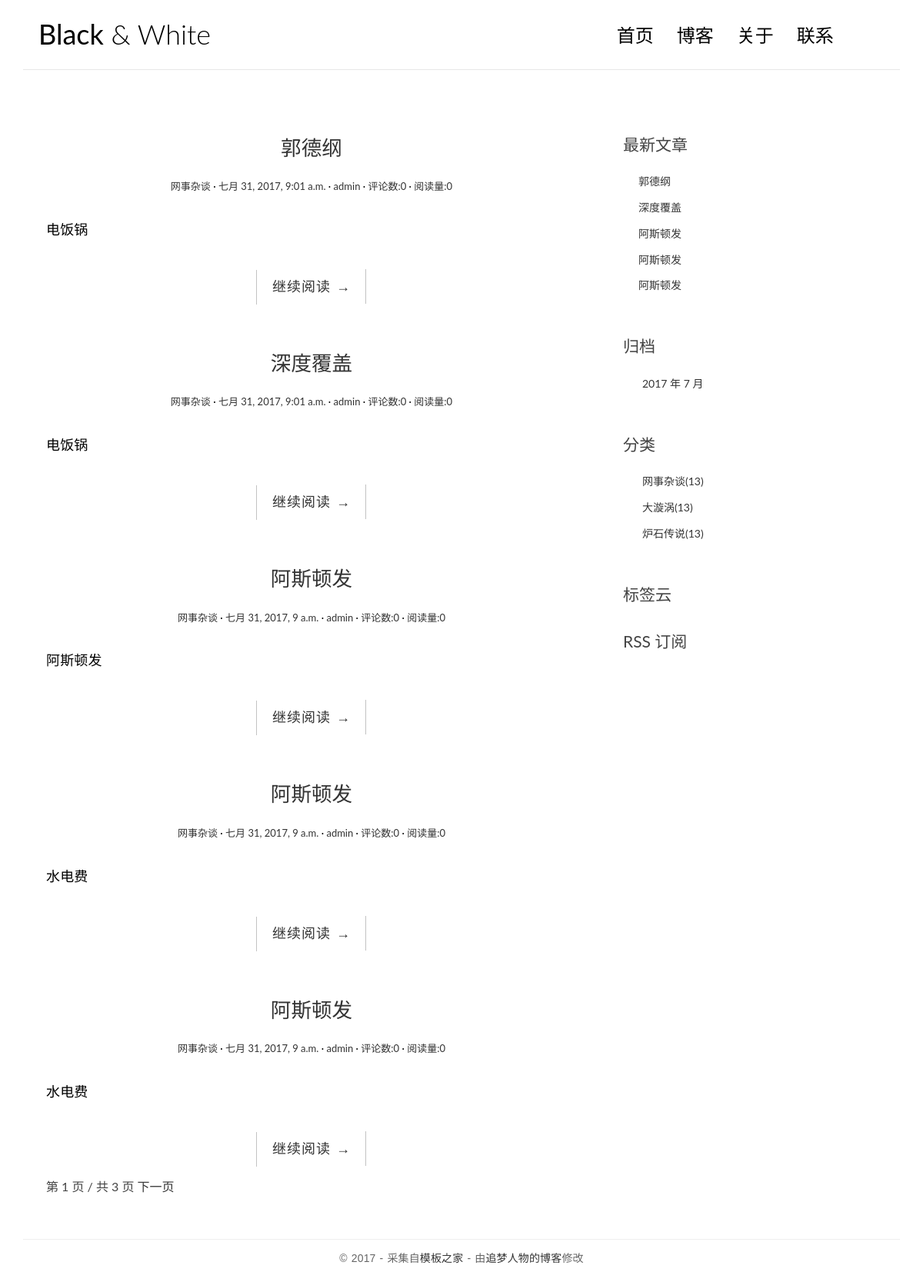
The page / on the database its author committed.
### blog/models.py (models this page shows, shortened)
class Post(models.Model):
    title = models.CharField(max_length=70)
    def get_absolute_url(self):
        return reverse('blog:detail', kwargs={'pk': self.pk})
    body = models.TextField()
    views = models.PositiveIntegerField(default=0)
    excerpt = models.CharField(max_length=200, blank=True)
    created_time = models.DateTimeField()
    modified_time = models.DateTimeField()
    category = models.ForeignKey(Category)
    tags = models.ManyToManyField(Tag, blank=True)
    author = models.ForeignKey(User)
    class Meta:
        ordering = ['-created_time']

class Category(models.Model):
    name = models.CharField(max_length=100)

### blog/views.py (the view)
# urls.py: url(r'^$', views.IndexView.as_view(), name='index'),
class IndexView(ListView):
    model = Post
    template_name = 'blog/index.html'
    context_object_name = 'post_list'
    paginate_by = 5

### blog/templatetags/blog_tags.py (called while the page is built)
@register.simple_tag              # 将函数注册为模板
def get_recent_posts(num=5):
    return Post.objects.all().order_by('-created_time')[:num]

@register.simple_tag
def archives():
    return Post.objects.dates('created_time', 'month', order='DESC')

@register.simple_tag
def get_categories():
    return Category.objects.all()

### templates/blog/index.html (shortened to what this page needs)
{% extends 'base.html' %}
{% block main %}
    {% for post in post_list %}
        <article class="post post-1">
              <header class="entry-header">
                  <h1 class="entry-title">
                      <a href="{{ post.get_absolute_url }}">{{ post.title}}</a>
                  </h1>
                  <div class="entry-meta">
                      <span class="post-category"><a href="#">{{ post.category.name}}</a></span>
                      <span class="post-date"><a href="#"><time class="entry-date"
                                                                      datetime="{{post.created_time}}">{{post.created_time}}</time></a></span>
                      <span class="post-author"><a href="#">{{post.author}}</a></span>
                      <span class="comments-link"><a href="#">评论数:{{ post.comment_set.count }}</a></span>
                      <span class="views-count"><a href="#">阅读量:{{ post.views }}</a></span>
                  </div>
                    </header>
                    <div class="entry-content clearfix">
                        <p>{{ post.excerpt }}</p>
                        <div class="read-more cl-effect-14">
                            <a href="{{ post.get_absolute_url }}" class="more-link">继续阅读 <span class="meta-nav">→</span></a>
                        </div>
                    </div>
        </article>
    {% empty %}
        <div class="no-post">暂时还没有发布的文章！</div>
    {% endfor %}
{% if is_paginated %}
<div class="pagination-simple">
  <span class="current">第 {{ page_obj.number }} 页 / 共 {{ paginator.num_pages }} 页</span>
  {% if page_obj.has_next %}
    <a href="?page={{ page_obj.next_page_number }}">下一页</a>
  {% endif %}
</div>
{% endif %}
{% endblock main %}

### templates/base.html (shortened to what this page needs)
{% load staticfiles %}
{% load blog_tags %}
<!DOCTYPE html>
<html>
<head>
    <link rel="stylesheet" href="{% static 'blog/css/pace.css' %}">
    <link rel="stylesheet" href="http://code.ionicframework.com/ionicons/2.0.1/css/ionicons.min.css">
    <link rel="stylesheet" href="{% static 'blog/css/bootstrap.min.css' %}">
    <link rel="stylesheet" href="{% static 'blog/css/pace.css' %}">
    <link rel="stylesheet" href="{% static 'blog/css/custom.css' %}">
    <link rel="stylesheet" href="{% static 'blog/css/highlights/github.css' %}">
</head>
<body>
<div class="container">
    <header id="site-header">
        <div class="row">
            <div class="col-md-4 col-sm-5 col-xs-8">
                <div class="logo">
                    <h1><a href="{% url 'blog:index' %}"><b>Black</b> &amp; White</a></h1>
                </div>
            </div>
            <div class="col-md-8 col-sm-7 col-xs-4">
                <nav class="main-nav" role="navigation">
                    <div class="collapse navbar-collapse" id="bs-example-navbar-collapse-1">
                        <ul class="nav navbar-nav navbar-right">
                            <li class="cl-effect-11"><a href="index.html" data-hover="首页">首页</a></li>
                            <li class="cl-effect-11"><a href="full-width.html" data-hover="博客">博客</a></li>
                            <li class="cl-effect-11"><a href="about.html" data-hover="关于">关于</a></li>
                            <li class="cl-effect-11"><a href="contact.html" data-hover="联系">联系</a></li>
                        </ul>
                    </div>
                </nav>
            </div>
        </div>
    </header>
</div>
<div class="content-body">
    <div class="container">
        <div class="row">
            <main class="col-md-8">
                {% block main %}
                {% endblock main %}
            </main>
            <aside class="col-md-4">
                <div class="widget widget-recent-posts">
                    <h3 class="widget-title">最新文章</h3>
                    {% get_recent_posts as recent_post_list %}
                    <ul>
                        {% for post in recent_post_list %}
                        <li>
                            <a href="{{ post.get_absolute_url }}">{{ post.title }}</a>
                        </li>
                        {% endfor %}
                    </ul>
                </div>
                <div class="widget widget-archives">
                    <h3 class="widget-title">归档</h3>
                    {% archives as date_list %}
                    <ul>
                        {% for date in date_list %}
                        <li>
                            <a href="#">{{date.year}} 年 {{date.month}} 月</a>
                        </li>
                        {% empty %}
                        暂无归档
                        {% endfor %}
                    </ul>
                </div>
                <div class="widget widget-category">
                    <h3 class="widget-title">分类</h3>
                    {% get_categories as category_list %}
                    <ul>
                        {% for category in category_list %}
                        <li>
                            <a href="#">{{category.name}}<span class="post-count">(13)</span></a>
                        </li>
                        {% endfor %}
                    </ul>
                </div>
                <div class="widget widget-tag-cloud">
                    <h3 class="widget-title">标签云</h3>
                </div>
                <div class="rss">
                    <a href=""> RSS 订阅</a>
                </div>
            </aside>
        </div>
    </div>
</div>
<footer id="site-footer">
    <div class="container">
        <div class="row">
            <div class="col-md-12">
                <p class="copyright">&copy 2017 - 采集自<a href="http://www.cssmoban.com/"
                                                        target="_blank" title="模板之家">模板之家</a>
                    - 由<a href="http://zmrenwu.com/" title="网页模板" target="_blank">追梦人物的博客</a>修改
                </p>
            </div>
        </div>
    </div>
</footer>
</body>
</html>

### blog/static/blog/css/custom.css (style rules this page uses)
* { outline: none; }
h1, h2, h3, h4, h5, h6 { margin-top: 0; }
b { font-weight: 400; }
a { color: #333; }
body { color: #444; font-family: 'Lato', sans-serif; }
p { font-family: 'Ubuntu', sans-serif; font-weight: 400; word-spacing: 1px; letter-spacing: 0.01em; }
#site-header { background-color: #FFF; padding: 25px 20px; margin-bottom: 40px; border-bottom: 1px solid #e7e7e7; }
.logo h1 a { color: #000; }
.logo h1 { margin: 0; font-family: 'Lato', sans-serif; font-weight: 300; }
.main-nav { margin-top: 11px; max-width: 95%; }
.main-nav a { color: #000000 !important; padding: 0 0 5px 0 !important; margin-right: 30px; font-family: 'Lato', sans-serif; font-weight: 300; font-size: 24px; }
.cl-effect-11 a { padding: 10px 0; color: #0972b4; text-shadow: none; }
.cl-effect-11 a::before { position: absolute; top: 0; left: 0; overflow: hidden; padding: 0 0 5px 0 !important; max-width: 0; border-bottom: 1px solid #000; color: #000; content: attr(data-hover); white-space: nowrap; -webkit-transition: max-width 0.5s; -moz-transition: max-width 0.5s; transition: max-width 0.5s; }
.content-body { padding-bottom: 4em; }
.post { background: #fff; padding: 30px 30px 0; }
.entry-title { text-align: center; font-size: 1.9em; margin-bottom: 20px; line-height: 1.6; padding: 10px 20px 0; }
.entry-meta { text-align: center; color: #DDDDDD; font-size: 13px; margin-bottom: 30px; }
.entry-content { font-size: 18px; line-height: 1.9; font-weight: 300; color: #000; }
.post-category::after, .post-date::after, .post-author::after, .comments-link::after { content: ' ·'; color: #000; }
.read-more { font-family: 'Ubuntu', sans-serif; font-weight: 400; word-spacing: 1px; letter-spacing: 0.01em; text-align: center; margin-top: 20px; }
.cl-effect-14 a { padding: 0 20px; height: 45px; line-height: 45px; position: relative; display: inline-block; margin: 15px 25px; letter-spacing: 1px; font-weight: 400; text-shadow: 0 0 1px rgba(255, 255, 255, 0.3); }
.cl-effect-14 a::before, .cl-effect-14 a::after { position: absolute; width: 45px; height: 1px; background: #C3C3C3; content: ''; -webkit-transition: all 0.3s; -moz-transition: all 0.3s; transition: all 0.3s; pointer-events: none; }
.cl-effect-14 a::before { top: 0; left: 0; -webkit-transform: rotate(90deg); -moz-transform: rotate(90deg); transform: rotate(90deg); -webkit-transform-origin: 0 0; -moz-transform-origin: 0 0; transform-origin: 0 0; }
.cl-effect-14 a::after { right: 0; bottom: 0; -webkit-transform: rotate(90deg); -moz-transform: rotate(90deg); transform: rotate(90deg); -webkit-transform-origin: 100% 0; -moz-transform-origin: 100% 0; transform-origin: 100% 0; }
.widget { background: #fff; padding: 30px 0 0; }
.widget-title { font-size: 1.5em; margin-bottom: 20px; line-height: 1.6; padding: 10px 0 0; font-weight: 400; }
.widget-recent-posts ul { padding: 0; margin: 0; padding-left: 20px; }
.widget-recent-posts ul li { list-style-type: none; position: relative; line-height: 170%; margin-bottom: 10px; }
.widget-recent-posts ul li::before { content: '\f3d3'; font-family: "Ionicons"; position: absolute; left: -17px; top: 3px; font-size: 16px; color: #000; }
.widget-archives ul { padding: 0; margin: 0; padding-left: 25px; }
.widget-archives ul li { list-style-type: none; position: relative; line-height: 170%; margin-bottom: 10px; }
.widget-archives ul li::before { content: '\f3f3'; font-family: "Ionicons"; position: absolute; left: -25px; top: 1px; font-size: 16px; color: #000; }
.widget-category ul { padding: 0; margin: 0; padding-left: 25px; }
.widget-category ul li { list-style-type: none; position: relative; line-height: 170%; margin-bottom: 10px; }
.widget-category ul li::before { content: '\f3fe'; font-family: "Ionicons"; position: absolute; left: -25px; top: 1px; font-size: 18px; color: #000; }
.rss { font-size: 21px; margin-top: 30px; }
.rss a { color: #444; }
#site-footer { padding-top: 10px; padding: 0 0 1.5em 0; }
.copyright { text-align: center; padding-top: 1em; margin: 0; border-top: 1px solid #eee; color: #666; }
.pagination-simple { padding-left: 30px; font-size: 16px; }

### rows shown on the page
Post: title "郭德纲", category.name "网事杂谈", created_time "七月 31, 2017, 9:01 a.m.", author "admin", comment_set.count "0", views "0", excerpt "电饭锅"
Post: title "深度覆盖", category.name "网事杂谈", created_time "七月 31, 2017, 9:01 a.m.", author "admin", comment_set.count "0", views "0", excerpt "电饭锅"
Post: title "阿斯顿发", category.name "网事杂谈", created_time "七月 31, 2017, 9 a.m.", author "admin", comment_set.count "0", views "0", excerpt "阿斯顿发"
Post: title "阿斯顿发", category.name "网事杂谈", created_time "七月 31, 2017, 9 a.m.", author "admin", comment_set.count "0", views "0", excerpt "水电费"
Post: title "阿斯顿发", category.name "网事杂谈", created_time "七月 31, 2017, 9 a.m.", author "admin", comment_set.count "0", views "0", excerpt "水电费"
Category: name "网事杂谈"
Category: name "大漩涡"
Category: name "炉石传说"

### other values the page prints
{{ page_obj.number }} "1"
{{ paginator.num_pages }} "3"
{{ date.year }} "2017"
{{ date.month }} "7"
